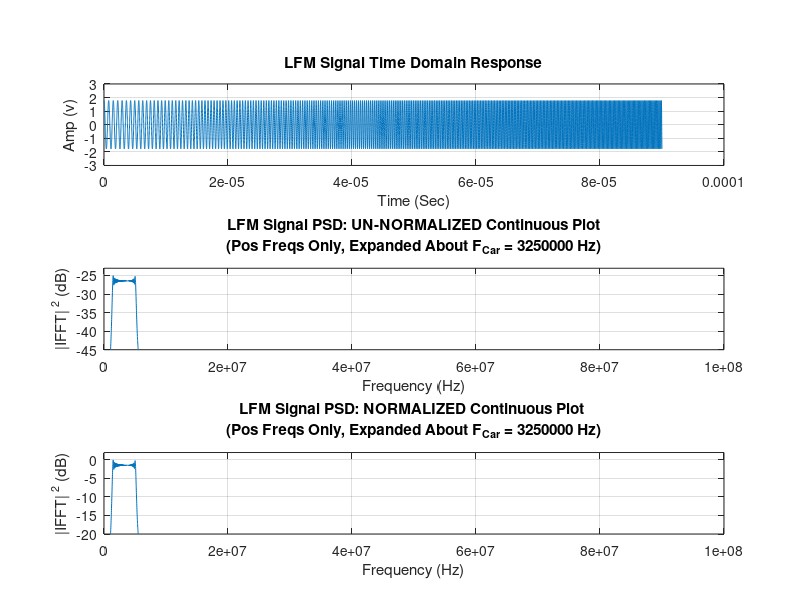

MATLAB code for this plot:
%%%%%%%%%%%%%%%%%%%%%%%%%%%%%%%%%%%%%%%%%%%%%%%%%%%%%%%%%%%%%%%%%%%%%%%%%%%
%      LFM Signal Generator for EENG 699, Dig Comm I, Project #1
%%%%%%%%%%%%%%%%%%%%%%%%%%%%%%%%%%%%%%%%%%%%%%%%%%%%%%%%%%%%%%%%%%%%%%%%%%%
%
%  Created: 22 Dec 04 (Dr. Michael A. Temple)
%  Last Checked/Updated: 23 Dec 16 (Dr. Michael A. Temple)
%
%%%%%%%%%%%%%%%%%%%%%%%%%%%%%%%%%%%%%%%%%%%%%%%%%%%%%%%%%%%%%%%%%%%%%%%%%%%
%
clear all
close all

Tau = 90e-6;        % Signal Duration / Pulse Width (Sec)
CarFrq = 3250e3;     % Carrier/Center Frequency (Hz)
Pave = 1.58;        % Average LFM Signal Power (Watts)
FSamp = 60*CarFrq;  % Sample Frequency (Samp/Sec)
TSamp = 1/FSamp;       % Sample Time / Spacing (Sec)
TimVec = 0:TSamp:Tau-TSamp; % Time Vector

% Generate Simulated LFM Signal
pcr = 350;                           % Pulse Compression Ratio
flow = CarFrq-((1/Tau)/2)*pcr;       % Lower LFM Freq Parameter
fhgh = CarFrq+((1/Tau)/2)*pcr;        % Upper LFM Freq Parameter
coeff1 = (fhgh-flow)/(2*(Tau-TSamp));                            
coeff2 = flow;
LFMsig = sqrt(2*Pave)*cos((2*pi*(coeff1*TimVec.^2 + coeff2*TimVec)));

PowEstTim = var(LFMsig)+mean(LFMsig)^2; % Estimated Power (Time Domain)

% Generate and Plot LFM Signal: Time-Domain and PSD Responses

disp(' ')
disp('          !!!!! User Beware !!!!!')
disp(' Confirm/Verify Reliabiliity of Plotted Data')
disp(' ')

figure
subplot(3,1,1) % Time-Domain Waveform
plot(TimVec,LFMsig)
set(gca,'YLIM',[-3 3])
grid
title('LFM Signal Time Domain Response')
xlabel ('Time (Sec)')
ylabel ('Amp (v)')

LFMpsd = abs(fft(LFMsig)/length(LFMsig)).^2;   % PSD via |DFT|^2
MaxPSD = max(abs(LFMpsd));
MaxPSDdB = 10*log10(MaxPSD);
PowEstFrq = sum(LFMpsd);   % Estimated Power (Freq Domain)

subplot(3,1,2) % Un-Normalized Spectral PSD
delf = 1/Tau;    % Freq Sample Spacing
fplot=[0:delf:FSamp/2];    %
fplot(length(fplot))=[];
% Plot Norm PSD (Pos Freqs ONLY)
plot(fplot,10*log10(LFMpsd(1:length(fplot))));
set(gca,'YLim',[(MaxPSDdB-20) (MaxPSDdB+2)])
grid
title({['LFM Signal PSD: UN-NORMALIZED Continuous Plot'],...
    ['(Pos Freqs Only, Expanded About F_{Car} = ',num2str(CarFrq),' Hz)']})
xlabel ('Frequency (Hz)')
ylabel ('|IFFT|^{ 2} (dB)')

subplot(3,1,3) % Normalized Spectral PSD
delf = 1/Tau;    % Freq Sample Spacing
fplot=[0:delf:FSamp/2];    %
fplot(length(fplot))=[];
NormSpec = LFMpsd(1:length(fplot))/MaxPSD; % Normalize PSD
% Plot Norm PSD (Pos Freqs ONLY)
plot(fplot,10*log10(NormSpec(1:length(fplot))));
set(gca,'YLim',[-20 2])
grid
title({['LFM Signal PSD: NORMALIZED Continuous Plot '],...
    ['(Pos Freqs Only, Expanded About F_{Car} = ',num2str(CarFrq),' Hz)']})
xlabel ('Frequency (Hz)')
ylabel ('|IFFT|^{ 2} (dB)')
%
%%%%%%%%%%%%%%%%%%%%%%%%%%%%%%%%%%%%%%%%%%%%%%%%%%%%%%%%%%%%%%%%%%%%%%%%%%%


